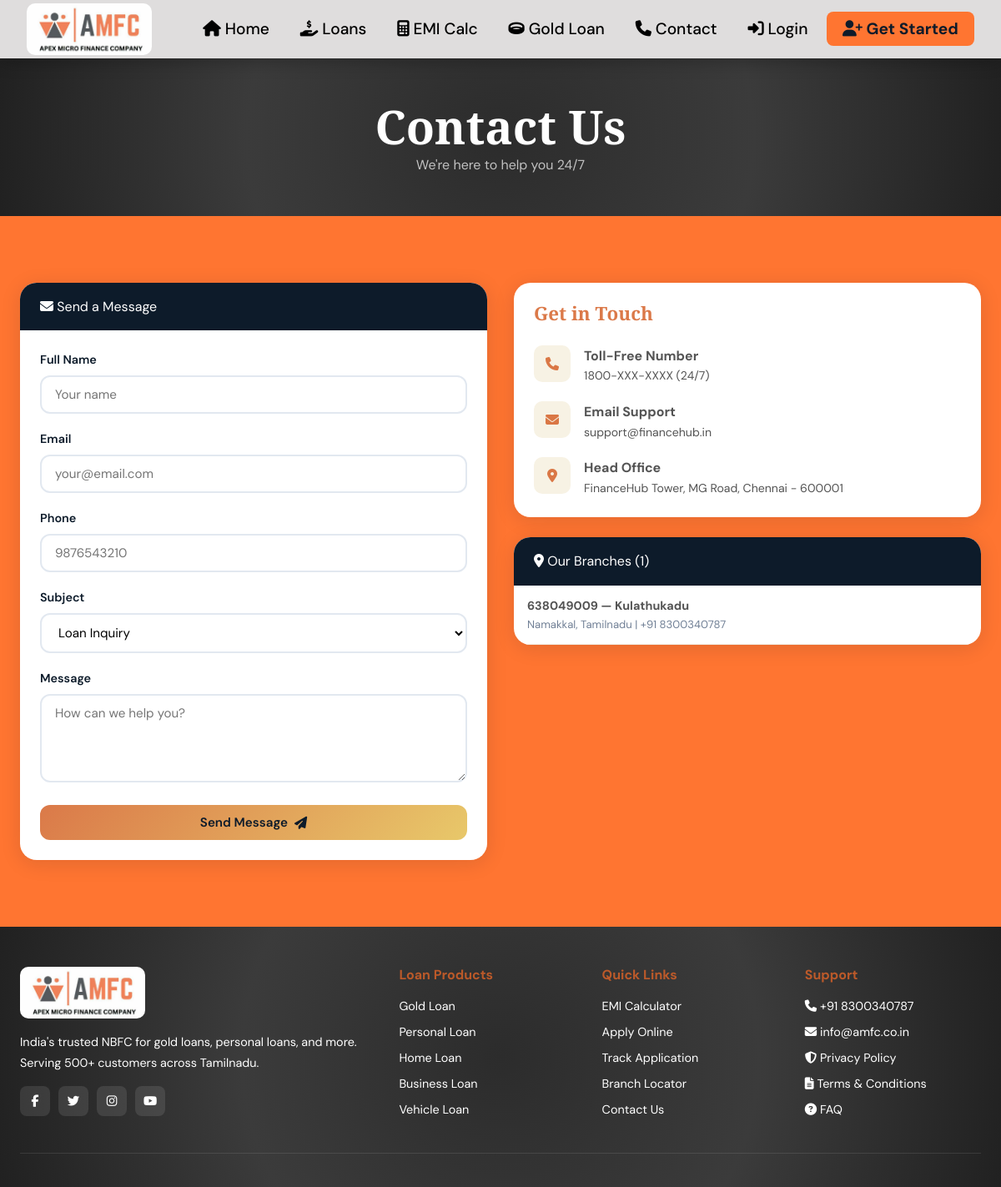
Page /contact/ on the committed database.
### finance_app/models.py (models this page shows, shortened)
class Branch(models.Model):
    code         = models.CharField(max_length=10, unique=True)
    name         = models.CharField(max_length=200)
    address      = models.TextField()
    city         = models.CharField(max_length=100)
    state        = models.CharField(max_length=100)
    pincode      = models.CharField(max_length=6)
    phone        = models.CharField(max_length=15)
    email        = models.EmailField()
    manager_name = models.CharField(max_length=200)
    is_active    = models.BooleanField(default=True)
    created_at   = models.DateTimeField(auto_now_add=True)
    class Meta:
        verbose_name_plural = "Branches"
        ordering = ['name']

### finance_app/views.py (the view)
# urls.py: path('contact/',            views.contact,          name='contact'),
def contact(request):
    if request.method == 'POST':
        messages.success(request, "Thank you! We'll contact you shortly.")
        return redirect('contact')
    branches = Branch.objects.filter(is_active=True)
    return render(request, 'finance_app/contact.html', {'branches': branches})

### finance_app/templates/finance_app/contact.html (shortened to what this page needs)
{% extends 'finance_app/base.html' %}
{% block content %}
<div style="background: radial-gradient(circle, #2c2c2c, #3b3b3b, #212121); padding:3rem 0;color:white;text-align:center;">
  <div class="container animate-fade-up">
    <h1 style="color:white;">Contact Us</h1>
    <p style="color:rgba(255,255,255,0.7);">We're here to help you 24/7</p>
  </div>
</div>
<section class="section" style="background-color: #FF7531;">
  <div class="container" style="color:#545454;">
    <div class="contact-grid">
      <div>
        <div class="card">
          <div class="card-header"><i class="fas fa-envelope"></i> Send a Message</div>
          <div class="card-body">
            <form method="post">
              <div class="form-group"><label class="form-label">Full Name</label><input type="text" class="form-control" placeholder="Your name" required></div>
              <div class="form-group"><label class="form-label">Email</label><input type="email" class="form-control" placeholder="your@email.com" required></div>
              <div class="form-group"><label class="form-label">Phone</label><input type="tel" class="form-control" placeholder="9876543210"></div>
              <div class="form-group"><label class="form-label">Subject</label>
                <select class="form-control">
                  <option>Loan Inquiry</option>
                </select>
              </div>
              <div class="form-group"><label class="form-label">Message</label><textarea class="form-control" rows="4" placeholder="How can we help you?" required></textarea></div>
              <button type="submit" class="btn btn-primary" style="width:100%;justify-content:center;">Send Message <i class="fas fa-paper-plane"></i></button>
            </form>
          </div>
        </div>
      </div>
      <div>
        <div class="card mb-3" style="background:white;">
          <div class="card-body">
            <h3 style="color:var(--gold);margin-bottom:1.5rem;">Get in Touch</h3>
            <div style="display:flex;gap:1rem;margin-bottom:1.2rem;">
              <div style="width:44px;height:44px;background:rgba(201,168,76,0.15);border-radius:10px;display:flex;align-items:center;justify-content:center;flex-shrink:0;"><i class="fas fa-phone" style="color:var(--gold);"></i></div>
              <div><div style="font-weight:700;">Toll-Free Number</div><div style="color:#545454;font-size:0.88rem;">1800-XXX-XXXX (24/7)</div></div>
            </div>
            <div style="display:flex;gap:1rem;margin-bottom:1.2rem;">
              <div style="width:44px;height:44px;background:rgba(201,168,76,0.15);border-radius:10px;display:flex;align-items:center;justify-content:center;flex-shrink:0;"><i class="fas fa-envelope" style="color:var(--gold);"></i></div>
              <div><div style="font-weight:700;">Email Support</div><div style="color:#545454;font-size:0.88rem;">support@financehub.in</div></div>
            </div>
            <div style="display:flex;gap:1rem;">
              <div style="width:44px;height:44px;background:rgba(201,168,76,0.15);border-radius:10px;display:flex;align-items:center;justify-content:center;flex-shrink:0;"><i class="fas fa-map-marker-alt" style="color:var(--gold);"></i></div>
              <div><div style="font-weight:700;">Head Office</div><div style="color:#545454;font-size:0.88rem;">FinanceHub Tower, MG Road, Chennai - 600001</div></div>
            </div>
          </div>
        </div>
        <div class="card">
          <div class="card-header"><i class="fas fa-map-marker-alt"></i> Our Branches ({{ branches|length }})</div>
          <div style="max-height:300px;overflow-y:auto;">
            {% for branch in branches %}
            <div style="padding:0.8rem 1rem;border-bottom:1px solid #f0ebe0;">
              <div style="font-weight:700;font-size:0.9rem;">{{ branch.code }} — {{ branch.name }}</div>
              <div style="color:var(--text-light);font-size:0.82rem;">{{ branch.city }}, {{ branch.state }} | {{ branch.phone }}</div>
            </div>
            {% empty %}
            <div style="padding:1.5rem;text-align:center;color:var(--text-light);">No branches listed yet.</div>
            {% endfor %}
          </div>
        </div>
      </div>
    </div>
  </div>
</section>
{% endblock %}

### finance_app/templates/finance_app/base.html (style rules this page uses)
:root { --navy: #0D1B2A; --navy-light: #393939; --gold: #d46128d8; --gold-light: #e8c86a; --teal: #1B6B7B; --teal-light: #2a8fa5; --cream: #F5F0E8; --cream-dark: #ece4d4; --white: #ffffff; --success: #2d7a4f; --danger: #b91c1c; --text-dark: #0D1B2A; --text-mid: #4a5568; --text-light: #718096; --shadow: 0 4px 24px rgba(13,27,42,0.12); --shadow-lg: 0 12px 48px rgba(13,27,42,0.2); --radius: 12px; --radius-lg: 20px; --transition: 0.3s cubic-bezier(0.4, 0, 0.2, 1); }
*, *::before, *::after { box-sizing: border-box; margin: 0; padding: 0; }
html { scroll-behavior: smooth; }
body { font-family: 'DM Sans', sans-serif; background: var(--cream); color: var(--text-dark); line-height: 1.6; overflow-x: hidden; }
h1,h2,h3,h4 { font-family: 'Playfair Display', serif; line-height: 1.2; }
h1 { font-size: clamp(2.2rem, 5vw, 3.5rem); font-weight: 900; }
h3 { font-size: 1.4rem; font-weight: 700; }
.btn { display: inline-flex; align-items: center; gap: 8px; padding: 0.7rem 1.5rem; border: none; border-radius: var(--radius); font-family: 'DM Sans', sans-serif; font-weight: 600; font-size: 0.95rem; cursor: pointer; text-decoration: none; transition: var(--transition); }
.btn-primary { background: linear-gradient(135deg, var(--gold), var(--gold-light)); color: var(--navy); }
.card { background: var(--white); border-radius: var(--radius-lg); box-shadow: var(--shadow); overflow: hidden; transition: var(--transition); }
.card-body { padding: 1.5rem; }
.card-header { background: var(--navy); color: var(--white); padding: 1rem 1.5rem; }
.form-group { margin-bottom: 1.2rem; }
.form-label { display: block; font-weight: 600; font-size: 0.9rem; margin-bottom: 0.4rem; color: var(--text-dark); }
.form-control { width: 100%; padding: 0.7rem 1rem; border: 2px solid #e2e8f0; border-radius: var(--radius); font-family: 'DM Sans', sans-serif; font-size: 0.95rem; transition: var(--transition); background: var(--white); }
.section { padding: 5rem 0; }
.container { max-width: 1200px; margin: 0 auto; padding: 0 1.5rem; }
.animate-fade-up { animation: fadeInUp 0.7s ease both; }
.mb-3 { margin-bottom: 1.5rem; }

### finance_app/templates/finance_app/contact.html (style rules this page uses)
.contact-grid { display: grid; grid-template-columns: 1fr 1fr; gap: 2rem; }

### rows in the picture
Branch: code "638049009", name "Kulathukadu", city "Namakkal", state "Tamilnadu", phone "+91 8300340787"

### other values in the picture
{{ branches|length }} "1"
